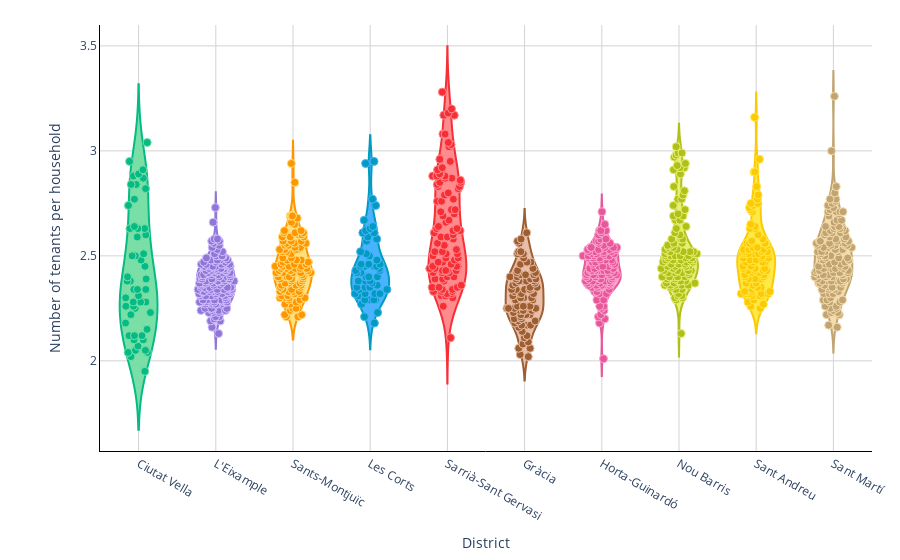

The cell this chart's notebook holds for it:
### Markdown cell above
### 3.3. Visualizing the average number of tenants per households across districts

We'll apply the same procedure we followed on section 3.3., only this time visualizing the average number of tenants per household, the variable we just calculated in our current data frame.

### Code cell
#create the list of violin objects with different colors

violins = [] #create an empty list

for i, district_name in enumerate(district_names): #loop over all districts
    district_data = df_numtenants.loc[df_numtenants['district_name'] == district_name, 'mean_people_household']

    violin = go.Violin( #defining parameters for the plot
        y=district_data,
        box_visible=False,
        line_color=palcolors[i],
        fillcolor=palcolors_light[i],
        points='all',
        pointpos=0,
        jitter=1,
        marker=dict(color=palcolors[i], size=8, line=dict(color=palcolors_light[i], width=1)),
        hoveron='points',
        name=district_name,
        showlegend=False,
        customdata=np.column_stack(( #choosing the columns to display information when hovering with the mouse on the data points
            df_numtenants.loc[df_numtenants['district_name'] == district_name, 'district_name'],
            df_numtenants.loc[df_numtenants['district_name'] == district_name, 'neighborhood_name'],
            df_numtenants.loc[df_numtenants['district_name'] == district_name, 'census_section'],
            district_data
        )),
        hovertemplate=( #assigning a template to structure and label the aforementioned information
            '<br><b>District: %{customdata[0]}</b></br>'
            '<b>Neighborhood: %{customdata[1]}</b>'
            '<br><b>Census section: %{customdata[2]}</b></br>'
            '<b>People per household: %{customdata[3]}</b><extra></extra>'
        )
    )
    violins.append(violin) #append current violin to the list

#create the figure
fig2 = go.Figure(data=violins, layout=mylayout)

#update my custom layout with some elements specific to this figure
fig2.update_layout(
    xaxis=dict(title='District'),
    yaxis=dict(title='Number of tenants per household'),
    margin=dict(l=100, r=25, b=50, t=25),#customizing margins
    showlegend=False #no legends
)

#show the figure
fig2.show()

### Figure 1 — Plotly figure (JSON) as saved in the notebook; plotly's stock layout.template omitted (floating-point values rounded to 4 significant figures; data arrays with more than 128 entries replaced by an {"elided": "..."} marker saying what was removed)
{"data": [{"box": {"visible": false}, "customdata": {"elided": "54x4 mixed values"}, "fillcolor": "#7ADFA7", "hoveron": "points", "hovertemplate": "<br><b>District: %{customdata[0]}</b></br><b>Neighborhood: %{customdata[1]}</b><br><b>Census section: %{customdata[2]}</b></br><b>People per household: %{customdata[3]}</b><extra></extra>", "jitter": 1, "line": {"color": "#04BB85"}, "marker": {"color": "#04BB85", "line": {"color": "#7ADFA7", "width": 1}, "size": 8}, "name": "Ciutat Vella", "pointpos": 0, "points": "all", "showlegend": false, "type": "violin", "y": [2.12, 2.12, 2.05, 2.22, 2.15, 2.31, 2.45, 2.28, 2.26, 2.5, 2.02, 2.05, 2.34, 2.25, 2.26, 2.23, 2.3, 2.28, 2.28, 2.4, 2.48, 2.39, 2.5, 2.63, 2.91, 2.63, 2.51, 2.6, 2.82, 3.04, 2.63, 2.95, 2.84, 2.59, 2.87, 2.84, 2.74, 2.89, 2.88, 2.77, 2.64, 2.38, 2.18, 2.04, 2.1, 1.95, 2.12, 2.34, 2.38, 2.07, 2.28, 2.04, 2.1, 2.34]}, {"box": {"visible": false}, "customdata": {"elided": "173x4 mixed values"}, "fillcolor": "#D5C2FF", "hoveron": "points", "hovertemplate": "<br><b>District: %{customdata[0]}</b></br><b>Neighborhood: %{customdata[1]}</b><br><b>Census section: %{customdata[2]}</b></br><b>People per household: %{customdata[3]}</b><extra></extra>", "jitter": 1, "line": {"color": "#8F76D7"}, "marker": {"color": "#8F76D7", "line": {"color": "#D5C2FF", "width": 1}, "size": 8}, "name": "L'Eixample", "pointpos": 0, "points": "all", "showlegend": false, "type": "violin", "y": {"elided": "173 float values"}}, {"box": {"visible": false}, "customdata": {"elided": "117x4 mixed values"}, "fillcolor": "#FFE07F", "hoveron": "points", "hovertemplate": "<br><b>District: %{customdata[0]}</b></br><b>Neighborhood: %{customdata[1]}</b><br><b>Census section: %{customdata[2]}</b></br><b>People per household: %{customdata[3]}</b><extra></extra>", "jitter": 1, "line": {"color": "#FF9500"}, "marker": {"color": "#FF9500", "line": {"color": "#FFE07F", "width": 1}, "size": 8}, "name": "Sants-Montjuïc", "pointpos": 0, "points": "all", "showlegend": false, "type": "violin", "y": [2.31, 2.28, 2.4, 2.31, 2.53, 2.44, 2.47, 2.42, 2.36, 2.37, 2.35, 2.42, 2.4, 2.37, 2.38, 2.54, 2.35, 2.4, 2.29, 2.33, 2.46, 2.44, 2.52, 2.21, 2.3, 2.25, 2.33, 2.25, 2.32, 2.33, 2.27, 2.41, 2.48, 2.36, 2.27, 2.3, 2.39, 2.33, 2.44, 2.6, 2.38, 2.42, 2.36, 2.43, 2.57, 2.42, 2.45, 2.53, 2.55, 2.46, 2.55, 2.44, 2.42, 2.4, 2.34, 2.42, 2.32, 2.52, 2.39, 2.24, 2.54, 2.49, 2.3, 2.44, 2.68, 2.45, 2.48, 2.37, 2.48, 2.53, 2.69, 2.51, 2.69, 2.61, 2.49, 2.43, 2.4, 2.59, 2.53, 2.29, 2.53, 2.34, 2.46, 2.22, 2.21, 2.62, 2.56, 2.59, 2.59, 2.56, 2.3, 2.52, 2.25, 2.47, 2.42, 2.4, 2.45, 2.22, 2.43, 2.33, 2.32, 2.57, 2.57, 2.44, 2.6, 2.45, 2.66, 2.61, 2.62, 2.47, 2.61, 2.69, 2.65, 2.94, 2.56, 2.85, 2.39]}, {"box": {"visible": false}, "customdata": {"elided": "57x4 mixed values"}, "fillcolor": "#49B3FF", "hoveron": "points", "hovertemplate": "<br><b>District: %{customdata[0]}</b></br><b>Neighborhood: %{customdata[1]}</b><br><b>Census section: %{customdata[2]}</b></br><b>People per household: %{customdata[3]}</b><extra></extra>", "jitter": 1, "line": {"color": "#019BBF"}, "marker": {"color": "#019BBF", "line": {"color": "#49B3FF", "width": 1}, "size": 8}, "name": "Les Corts", "pointpos": 0, "points": "all", "showlegend": false, "type": "violin", "y": [2.63, 2.44, 2.74, 2.62, 2.59, 2.95, 2.94, 2.45, 2.45, 2.43, 2.31, 2.46, 2.35, 2.32, 2.42, 2.42, 2.45, 2.58, 2.61, 2.46, 2.67, 2.43, 2.46, 2.5, 2.37, 2.32, 2.38, 2.34, 2.35, 2.21, 2.29, 2.48, 2.45, 2.34, 2.4, 2.38, 2.4, 2.4, 2.32, 2.36, 2.61, 2.57, 2.29, 2.18, 2.64, 2.77, 2.32, 2.29, 2.29, 2.23, 2.35, 2.52, 2.35, 2.38, 2.29, 2.51, 2.27]}, {"box": {"visible": false}, "customdata": {"elided": "98x4 mixed values"}, "fillcolor": "#FF8B8F", "hoveron": "points", "hovertemplate": "<br><b>District: %{customdata[0]}</b></br><b>Neighborhood: %{customdata[1]}</b><br><b>Census section: %{customdata[2]}</b></br><b>People per household: %{customdata[3]}</b><extra></extra>", "jitter": 1, "line": {"color": "#F62F36"}, "marker": {"color": "#F62F36", "line": {"color": "#FF8B8F", "width": 1}, "size": 8}, "name": "Sarrià-Sant Gervasi", "pointpos": 0, "points": "all", "showlegend": false, "type": "violin", "y": [2.89, 2.43, 2.77, 2.95, 2.96, 2.88, 2.89, 2.43, 2.71, 2.62, 2.39, 2.72, 2.11, 2.47, 2.52, 2.3, 2.47, 2.49, 2.44, 2.26, 2.49, 2.45, 2.35, 2.46, 2.31, 2.48, 2.35, 2.42, 2.76, 2.76, 2.69, 3.08, 2.92, 2.8, 2.63, 2.62, 2.86, 2.59, 2.32, 2.87, 2.4, 2.42, 2.45, 2.38, 2.52, 2.83, 2.67, 2.82, 2.66, 3.28, 3.18, 3.17, 2.83, 2.85, 2.64, 2.63, 2.55, 2.43, 2.5, 2.6, 2.7, 2.58, 2.87, 2.51, 2.85, 2.84, 2.91, 2.88, 2.32, 2.43, 2.34, 2.34, 2.4, 2.36, 2.31, 2.35, 2.56, 2.53, 2.33, 2.44, 2.72, 2.33, 2.61, 2.45, 2.33, 2.51, 2.39, 2.42, 2.59, 2.79, 2.52, 2.88, 3.08, 3.04, 3.02, 3.03, 3.2, 3.17]}, {"box": {"visible": false}, "customdata": {"elided": "87x4 mixed values"}, "fillcolor": "#E9BEA8", "hoveron": "points", "hovertemplate": "<br><b>District: %{customdata[0]}</b></br><b>Neighborhood: %{customdata[1]}</b><br><b>Census section: %{customdata[2]}</b></br><b>People per household: %{customdata[3]}</b><extra></extra>", "jitter": 1, "line": {"color": "#9D5E31"}, "marker": {"color": "#9D5E31", "line": {"color": "#E9BEA8", "width": 1}, "size": 8}, "name": "Gràcia", "pointpos": 0, "points": "all", "showlegend": false, "type": "violin", "y": [2.43, 2.26, 2.39, 2.34, 2.51, 2.44, 2.37, 2.61, 2.56, 2.52, 2.57, 2.35, 2.38, 2.17, 2.17, 2.3, 2.3, 2.25, 2.47, 2.32, 2.3, 2.47, 2.51, 2.41, 2.29, 2.2, 2.19, 2.31, 2.25, 2.39, 2.33, 2.24, 2.32, 2.37, 2.34, 2.38, 2.42, 2.52, 2.36, 2.41, 2.4, 2.34, 2.38, 2.25, 2.49, 2.42, 2.58, 2.41, 2.38, 2.22, 2.41, 2.32, 2.18, 2.22, 2.08, 2.34, 2.12, 2.24, 2.39, 2.34, 2.46, 2.23, 2.11, 2.4, 2.35, 2.26, 2.25, 2.26, 2.14, 2.25, 2.03, 2.21, 2.29, 2.19, 2.22, 2.17, 2.24, 2.2, 2.26, 2.06, 2.02, 2.09, 2.06, 2.26, 2.22, 2.24, 2.16]}, {"box": {"visible": false}, "customdata": {"elided": "123x4 mixed values"}, "fillcolor": "#FFA4D3", "hoveron": "points", "hovertemplate": "<br><b>District: %{customdata[0]}</b></br><b>Neighborhood: %{customdata[1]}</b><br><b>Census section: %{customdata[2]}</b></br><b>People per household: %{customdata[3]}</b><extra></extra>", "jitter": 1, "line": {"color": "#E65898"}, "marker": {"color": "#E65898", "line": {"color": "#FFA4D3", "width": 1}, "size": 8}, "name": "Horta-Guinardó", "pointpos": 0, "points": "all", "showlegend": false, "type": "violin", "y": [2.43, 2.5, 2.51, 2.35, 2.25, 2.41, 2.32, 2.52, 2.36, 2.36, 2.5, 2.51, 2.49, 2.26, 2.54, 2.37, 2.55, 2.43, 2.4, 2.37, 2.46, 2.4, 2.46, 2.5, 2.47, 2.43, 2.38, 2.41, 2.41, 2.38, 2.33, 2.36, 2.43, 2.65, 2.39, 2.44, 2.41, 2.38, 2.01, 2.47, 2.36, 2.2, 2.37, 2.38, 2.58, 2.26, 2.51, 2.18, 2.29, 2.45, 2.22, 2.53, 2.6, 2.36, 2.54, 2.44, 2.4, 2.39, 2.52, 2.49, 2.54, 2.57, 2.53, 2.54, 2.48, 2.71, 2.5, 2.62, 2.53, 2.54, 2.39, 2.47, 2.61, 2.54, 2.53, 2.51, 2.48, 2.62, 2.62, 2.43, 2.36, 2.38, 2.49, 2.43, 2.5, 2.49, 2.5, 2.34, 2.43, 2.35, 2.42, 2.21, 2.29, 2.24, 2.38, 2.41, 2.4, 2.33, 2.42, 2.37, 2.36, 2.39, 2.45, 2.45, 2.53, 2.46, 2.56, 2.58, 2.48, 2.52, 2.41, 2.52, 2.41, 2.39, 2.42, 2.5, 2.44, 2.35, 2.57, 2.56, 2.41, 2.32, 2.37]}, {"box": {"visible": false}, "customdata": {"elided": "117x4 mixed values"}, "fillcolor": "#E5F075", "hoveron": "points", "hovertemplate": "<br><b>District: %{customdata[0]}</b></br><b>Neighborhood: %{customdata[1]}</b><br><b>Census section: %{customdata[2]}</b></br><b>People per household: %{customdata[3]}</b><extra></extra>", "jitter": 1, "line": {"color": "#B1C019"}, "marker": {"color": "#B1C019", "line": {"color": "#E5F075", "width": 1}, "size": 8}, "name": "Nou Barris", "pointpos": 0, "points": "all", "showlegend": false, "type": "violin", "y": [2.4, 2.3, 2.36, 2.36, 2.47, 2.36, 2.55, 2.98, 3.02, 2.99, 2.92, 2.99, 2.89, 2.38, 2.43, 2.58, 2.42, 2.36, 2.37, 2.5, 2.37, 2.4, 2.31, 2.61, 2.43, 2.52, 2.5, 2.4, 2.13, 2.46, 2.45, 2.93, 2.94, 2.79, 2.48, 2.37, 2.54, 2.31, 2.47, 2.58, 2.77, 2.43, 2.35, 2.34, 2.4, 2.48, 2.39, 2.55, 2.51, 2.45, 2.52, 2.45, 2.58, 2.34, 2.38, 2.52, 2.45, 2.4, 2.42, 2.44, 2.53, 2.56, 2.42, 2.51, 2.97, 2.43, 2.29, 2.48, 2.69, 2.32, 2.7, 2.48, 2.6, 2.4, 2.47, 2.3, 2.48, 2.36, 2.47, 2.39, 2.37, 2.48, 2.52, 2.46, 2.52, 2.5, 2.41, 2.5, 2.49, 2.44, 2.51, 2.49, 2.46, 2.38, 2.42, 2.63, 2.53, 2.54, 2.56, 2.43, 2.49, 2.44, 2.5, 2.43, 2.64, 2.83, 2.53, 2.91, 2.81, 2.74, 2.92, 2.77, 2.69, 2.72, 2.67, 2.42, 2.67]}, {"box": {"visible": false}, "customdata": {"elided": "95x4 mixed values"}, "fillcolor": "#FFE947", "hoveron": "points", "hovertemplate": "<br><b>District: %{customdata[0]}</b></br><b>Neighborhood: %{customdata[1]}</b><br><b>Census section: %{customdata[2]}</b></br><b>People per household: %{customdata[3]}</b><extra></extra>", "jitter": 1, "line": {"color": "#FDC903"}, "marker": {"color": "#FDC903", "line": {"color": "#FFE947", "width": 1}, "size": 8}, "name": "Sant Andreu", "pointpos": 0, "points": "all", "showlegend": false, "type": "violin", "y": [2.71, 2.56, 2.42, 2.45, 2.52, 2.48, 2.49, 2.31, 2.32, 2.47, 2.58, 2.55, 2.39, 2.47, 2.53, 2.51, 2.51, 2.52, 2.72, 2.4, 2.43, 2.49, 2.57, 2.33, 2.26, 2.45, 2.45, 2.74, 2.37, 2.44, 2.54, 2.56, 2.33, 2.32, 2.41, 2.48, 2.63, 2.5, 2.32, 2.51, 2.31, 2.25, 2.28, 2.35, 2.35, 2.35, 2.32, 2.32, 2.63, 2.34, 2.27, 2.42, 2.31, 2.41, 2.96, 2.75, 2.47, 2.65, 2.77, 2.73, 2.6, 2.4, 2.64, 2.29, 2.31, 2.51, 2.44, 2.49, 2.43, 2.52, 2.79, 2.43, 2.54, 2.52, 2.43, 2.39, 2.47, 2.39, 2.37, 2.56, 2.56, 2.33, 2.53, 2.44, 2.33, 2.36, 2.53, 2.39, 2.51, 2.51, 3.16, 2.9, 2.9, 2.83, 2.75]}, {"box": {"visible": false}, "customdata": {"elided": "147x4 mixed values"}, "fillcolor": "#F4DDAD", "hoveron": "points", "hovertemplate": "<br><b>District: %{customdata[0]}</b></br><b>Neighborhood: %{customdata[1]}</b><br><b>Census section: %{customdata[2]}</b></br><b>People per household: %{customdata[3]}</b><extra></extra>", "jitter": 1, "line": {"color": "#C1A471"}, "marker": {"color": "#C1A471", "line": {"color": "#F4DDAD", "width": 1}, "size": 8}, "name": "Sant Martí", "pointpos": 0, "points": "all", "showlegend": false, "type": "violin", "y": {"elided": "147 float values"}}], "layout": {"margin": {"b": 50, "l": 100, "r": 25, "t": 25}, "paper_bgcolor": "white", "plot_bgcolor": "white", "showlegend": false, "xaxis": {"gridcolor": "lightgrey", "linecolor": "black", "title": {"text": "District"}, "type": "category", "range": [-0.5, 9.5], "autorange": true}, "yaxis": {"gridcolor": "lightgrey", "linecolor": "black", "title": {"text": "Number of tenants per household"}, "type": "linear", "range": [1.571, 3.6], "autorange": true}, "autosize": true}}
